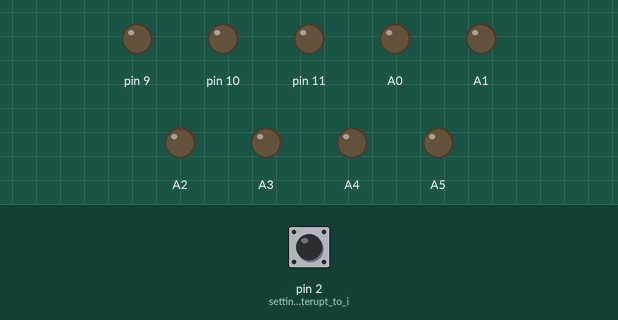
Recording of a sketch running on a simulated Arduino Uno, built with avr-gcc and run on an emulated ATmega328P. Parts: output pins drawn as LEDs (lit = HIGH). The test bench sets the inputs (shaded band); at power-on: pin 2 (setting_the_interupt_to_i) LOW. What the sketch prints to the serial monitor is not drawn.

Above: at 1.2 s.
1.3 s: pin 2 (setting_the_interupt_to_i) pulsed HIGH 2 times (0.12 s each, 0.3 s apart)
At 2.5 s:
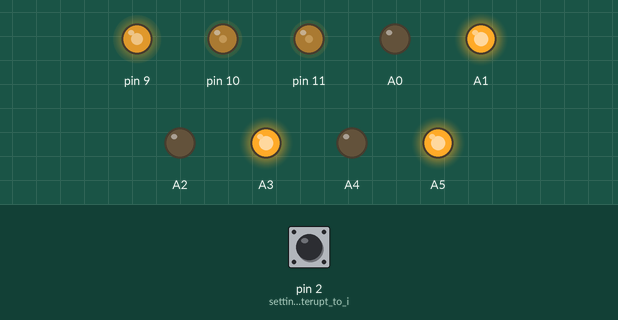
Timing chart, 0 to 4.3 s (numbered marks = the images above; inputs shaded):
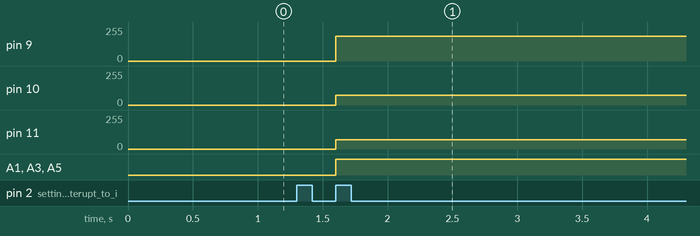

The sketch:

triangle_omni_robot_test5.ino
```cpp
#include <math.h>
//radio stuff

int pulses = 0;
const int NUM_VALS = 9;
unsigned long controllerVals [NUM_VALS];
//variables for finding the begining of the signal
unsigned long cTime = 0; //current time
unsigned long pTime = 0; //past time
unsigned long dTime = 0; //change in time (delta time)
bool foundFront = false;
const unsigned long MAX_PULSE_LENGTH = 2100; //threashold for signal to be considerd a sync


double vx = 0;
double vy = 0;
double w = 0;
int MAXSPEED = 255;
const double MIDPOINT = 1500;

unsigned long moveTime = 0;


//motor stuff
struct motor{
  int dPin1;
  int dPin2;
  int sPin;
  double speed = 0;
  int direction = 0;
  motor(int d1, int d2, int s){
    dPin1 = d1;
    dPin2 = d2;
    sPin = s;
  }
};

//initalizing motor stuff
motor motor1(A0, A1, 9);
motor motor2(A2, A3, 10);
motor motor3(A4, A5, 11);


void setup() {
  Serial.begin(115200);

  pinMode(2,INPUT); //setting the interupt to input
  attachInterrupt(digitalPinToInterrupt(2),setTime,RISING);//defining the interupt


  //initialize motor speed to zero
  initMotor(motor1);
  initMotor(motor2);
  initMotor(motor3);

}

void loop() {
  //calculate linear and angular velocity
  vx = controllerVals[4] - MIDPOINT;
  vy = controllerVals[3] - MIDPOINT;
  //clip the end of the vector so it is only one max length
  double v = sqrt(pow(vx,2)+pow(vy,2));
  if(v > 500.0){
    vx = vx*500.0/v;  //vx /= v;
    vy = vy*500.0/v;
  }

  w = (controllerVals[1] - MIDPOINT);// / double(MIDPOINT);
  //make sure the velocity is a number. dont divide by zero!

  //set the speeds of all the motors

  motor1.speed = -vx*0.73 - (vy*sqrt(3)) - w;
  motor2.speed = vx - w;
  motor3.speed = -vx*0.73 + (vy*sqrt(3)) - w;

  //interrupting cow... MOOOOVE! the robot
  if(millis() - moveTime > 10 && controllerVals[0] != 0){
    moveMotor(motor1);
    moveMotor(motor2);
    moveMotor(motor3);
    moveTime = millis();
  }
  Serial.print(motor1.speed);
  Serial.print(' ');
  Serial.println(motor2.speed);
}

void moveMotor(motor m){
  uint8_t s = map(abs(m.speed),0,500,0,255);
  if(m.speed < 0){
    digitalWrite(m.dPin1,HIGH);
    digitalWrite(m.dPin2,LOW);
    analogWrite(m.sPin,s);
  }else if(m.speed > 0){
    digitalWrite(m.dPin1, LOW);
    digitalWrite(m.dPin2, HIGH);
    analogWrite(m.sPin, s);
  }else{
    digitalWrite(m.dPin1, LOW);
    digitalWrite(m.dPin2, LOW);
    analogWrite(m.sPin, 0);
  }
}

void initMotor(motor m){
  //set outputs as outputs
  pinMode(m.dPin1,OUTPUT);
  pinMode(m.dPin2,OUTPUT);
  pinMode(m.sPin,OUTPUT);
  //make motor not move
  digitalWrite(m.dPin1, LOW);
  digitalWrite(m.dPin2, LOW);
  analogWrite(m.sPin, 0);
}

void setTime(){
  cTime = micros();

  dTime = cTime - pTime;
  if(foundFront == true){
    if(pulses >= NUM_VALS || dTime > 2500){
      pulses = 0;
    }
    //making a deadzone
    if(abs(dTime - MIDPOINT) < 10){
      dTime = MIDPOINT;
    }
    // setting the values in the values array
    controllerVals[pulses] = dTime;

  }else{//the front of the signal is not found
    //find the front
    if(dTime >= MAX_PULSE_LENGTH){
      pulses = 0;
      foundFront = true;
    }
  }

  pulses++;
  pTime = cTime;
}
```

Measured:
- after the input at 1.3 s, pin 9: 0/255 → 184/255 after 0.30 s; pin 10: 0/255 → 72/255 after 0.30 s; pin 11: 0/255 → 71/255 after 0.30 s; A1, A3, A5: LOW → HIGH after 0.30 s
